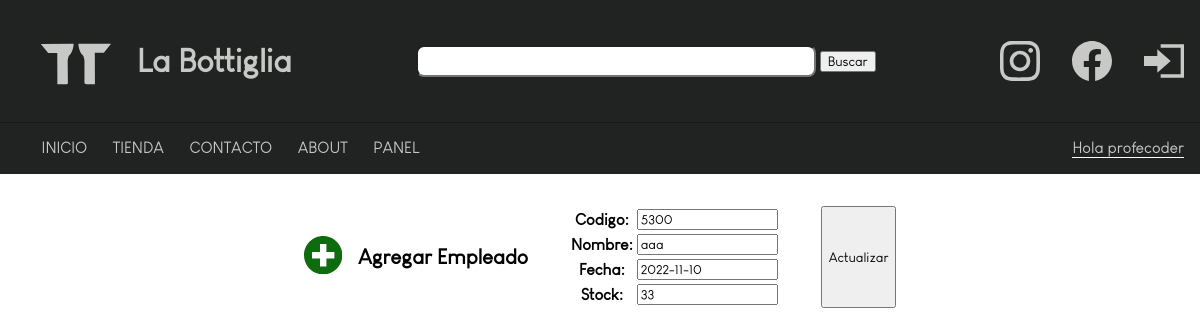
The page /panel/entradas/editar/1 (signed in) on the database its author committed.
### database/models.py (models this page shows)
class entradas(models.Model):
    codigo = models.CharField(max_length = 50)
    nombre = models.CharField(max_length = 50)
    fecha = models.DateField()
    stock = models.IntegerField()

### database/views.py (the view)
# urls.py: path('panel/entradas/editar/<pk>',staff_member_required(EntradasUpdate.as_view()),name='panel-entradas-editar'),
class EntradasUpdate(UpdateView):
    model = entradas
    success_url = '/panel/entradas/'
    fields = ['codigo','nombre','fecha','stock']
    template_name ='panel_entradas_editar.html'

### tiendaOnline/templates/panel_entradas_editar.html (shortened to what this page needs)
{% extends 'base.html' %}
{% block contenido %}
<form method="post">
<div class="container">
    <div class="botonContainer">
        <a href="{% url 'panel-entradas-nuevo'%}"><svg xmlns="http://www.w3.org/2000/svg" width="2.4rem" height="2.4rem" viewBox="0 0 24 24"><path class='agregar_icon' d="M12 0c-6.627 0-12 5.373-12 12s5.373 12 12 12 12-5.373 12-12-5.373-12-12-12zm7 14h-5v5h-4v-5h-5v-4h5v-5h4v5h5v4z"/></svg></a>
        <h4 style='font-size:1.3rem;'>Agregar Empleado</h4>
    </div>
<table>
    {{form.as_table}}
</table>
</form>
<input type="submit" value="Actualizar">
{% endblock contenido %}

### tiendaOnline/templates/base.html (shortened to what this page needs)
{% load static %}
<!DOCTYPE html>
<html lang="en">
<head>
    <link type='text/css' href='{% static "css/productos.css" %}' rel='stylesheet'/>
</head>
<body>
    <header>
        <div class="logo">
            <a href="{% url 'tienda-inicio' %}" class="bottiLogo">
</a>
<a href="{% url 'tienda-inicio' %}">
<h2>La Bottiglia</h2> </a>
        </div>
        <div class="search_bar">
            <form action="{% url 'tienda-busqueda' %}" method="get">
            <input type="text" name="search" id="search">
            <input type="submit" value="Buscar">
            </form>
        </div>
        <div class="redes">
            <a href='https://www.instagram.com/labottiglia.lr/' class="redesLogos">
            </a>
            <a href='https://www.facebook.com/LaBottiglialr' class="redesLogos">
            </a>
            {% if request.user.is_authenticated %}
            <a href="{% url 'auth-logout' %}" class="redesLogos">
                <svg xmlns="http://www.w3.org/2000/svg" viewBox="0 0 24 24"><path d="M8 9v-4l8 7-8 7v-4h-8v-6h8zm2-7v2h12v16h-12v2h14v-20h-14z"/></svg>
            </a>
            {% endif %}
        </div>
    </header>
    <div class="stickyBar"><a href="http://" class="stickyItems"></a>
        <a href="{% url 'tienda-inicio' %}" class="stickyItems">INICIO</a>
        <a href="{% url 'tienda-productos' %}" class="stickyItems">TIENDA</a>
        <a href="{% url 'tienda-contacto' %}" class="stickyItems">CONTACTO</a>
        <a href="{% url 'tienda-labottiglia' %}" class="stickyItems">ABOUT</a>
        {% if request.user.is_staff %}
        <div class="dropdown">
            <button class="dropbtn">PANEL</button>
        </div>
        {% endif %}
        {% if request.user.is_authenticated %}
        <a href="{% url 'auth-perfil' %}" class="saludo" style='border-bottom:1px solid white;'>Hola {{request.user.username}}</a>
        {% endif %}
    </div>
{% block contenido %}
{% endblock contenido %}
</body>
</html>

### tiendaOnline/static/css/productos.css (style rules this page uses)
body, html { margin: 0; padding: 0; width: 100%; height: 100%; box-sizing: border-box; }
* { box-sizing: inherit; font-family: 'GeorgeCafe'; }
header { display: flex; justify-content:space-between; align-items: center; width: 100%; background-color: #212322; padding: 1rem; }
a { text-decoration: none; color:#C8C9C7; }
.stickyBar { position:sticky; top: 0px; width: 100%; display: flex; justify-content: flex-start; gap:1.6rem; background-color: #212322; border-top:.1rem solid rgb(27, 24, 24); padding: 1rem; }
h2 { color:#C8C9C7; font-size: 2rem; }
.redes { display: flex; justify-content: center; align-items: center; gap: 2rem; }
.redesLogos { width: 2.5rem; height: 2.5rem; color: #C8C9C7; }
.search_bar { display: flex; justify-content: center; align-items: center; gap: .8rem; }
#search { height: 2rem; width: 25rem; border-radius: .5rem; }
.container { width: 100%; display: flex; justify-content: center; gap: 2.5rem; margin-top: 2rem; }
.logo { padding: 0; margin: 0; display: flex; gap: 1px; }
.bottiLogo { width: 7.5rem; height: 4.5rem; }
.dropbtn { background-color:#212322; color: #C8C9C7; padding: 1rem; font-size: 1rem; padding: 0; border: none; }
.dropdown { position: relative; display: inline-block; }
.botonContainer { display: flex; justify-content: center; align-items: center; gap:1rem; }
.saludo { margin-left: auto; }

### rows shown on the page
entradas: codigo "5300", nombre "aaa", fecha "2022-11-10", stock "33"

### other values the page prints
{{ request.user.username }} "profecoder"
